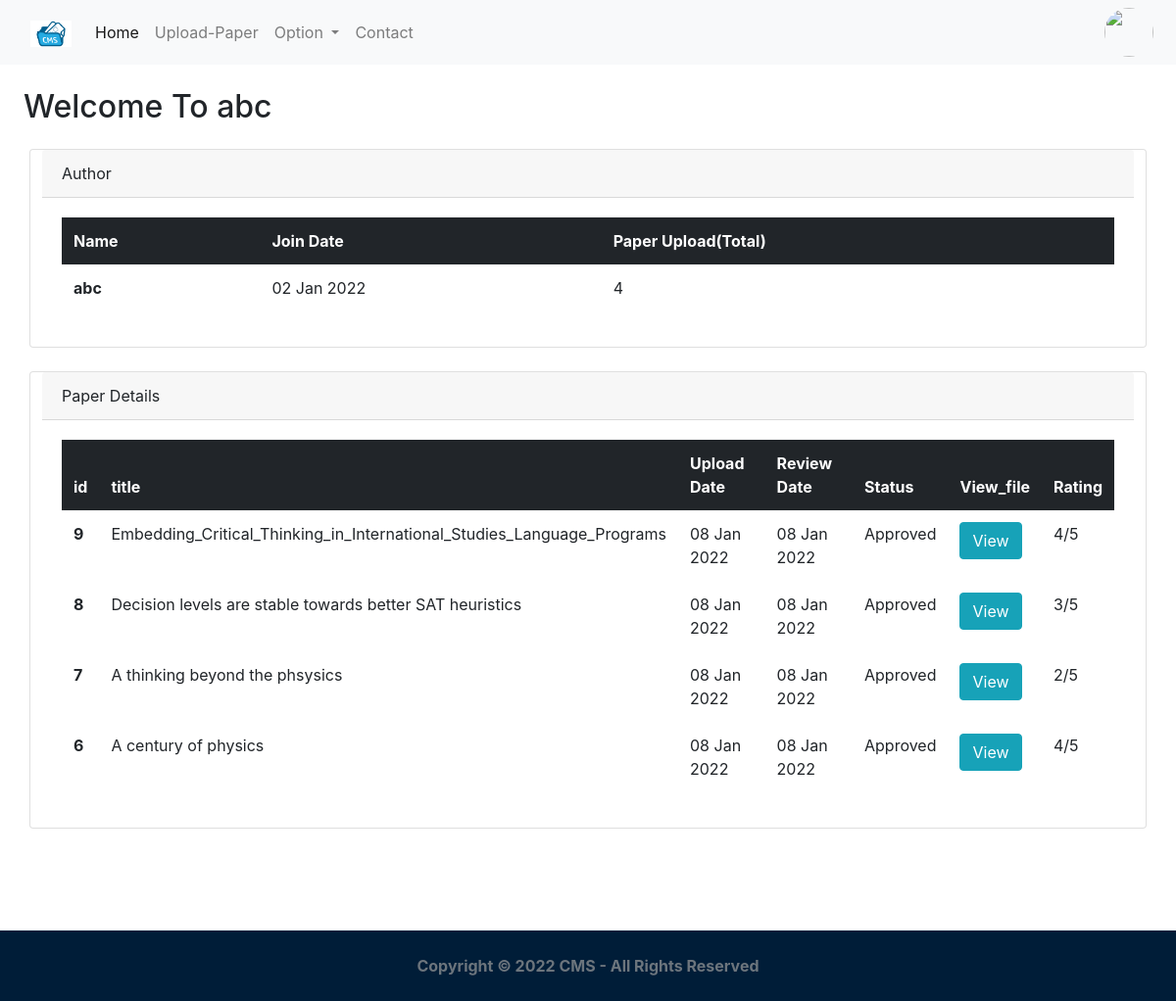
The page /feed/dashboard (signed in) on the database as committed earlier.
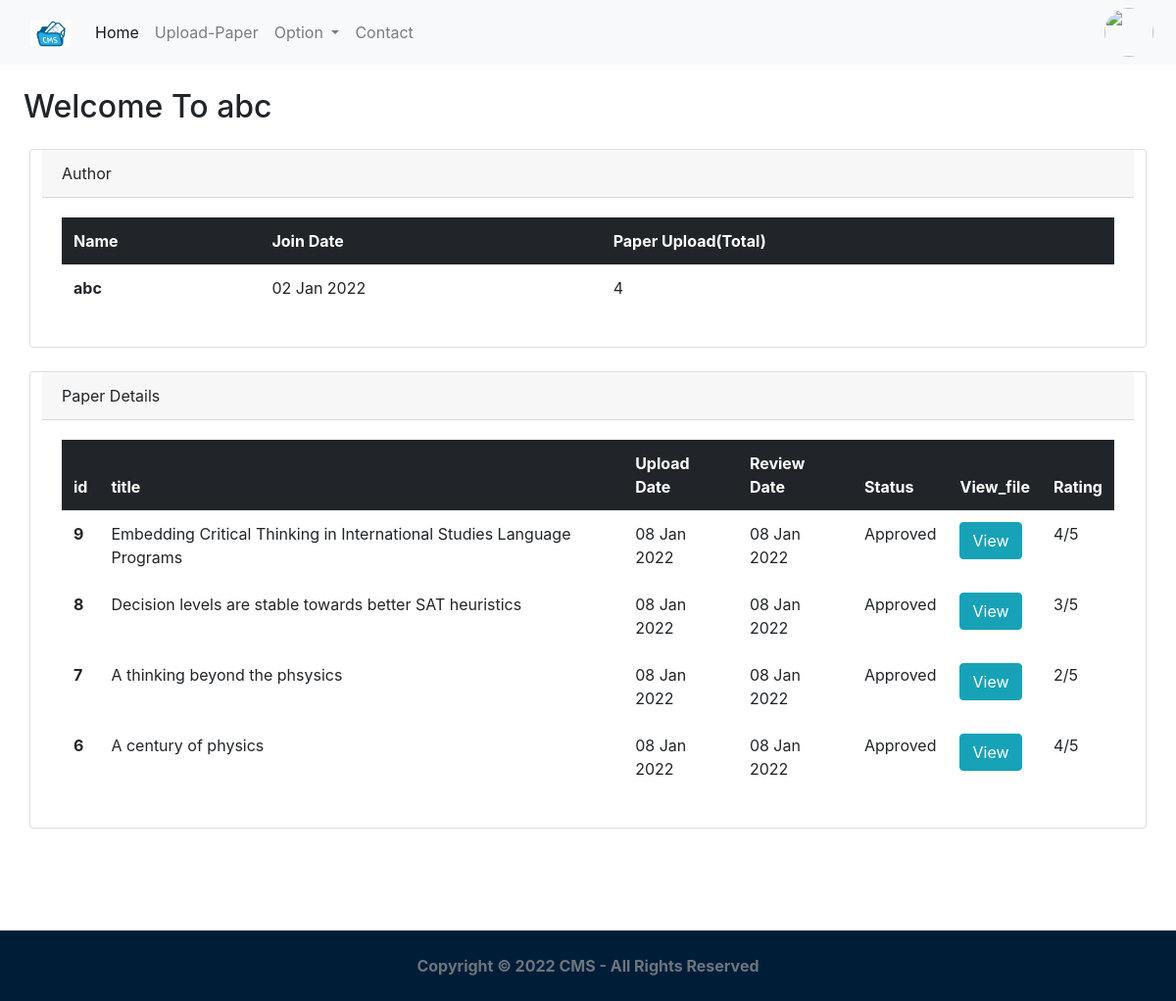
The same page on the database as committed later.
### core/models.py (models this page shows, shortened)
class Paper(models.Model):
	title = models.CharField(max_length=100)
	description = models.CharField(max_length=200)
	status = models.CharField(max_length=30,default='Submitted')
	file = models.FileField(upload_to='author_files/',validators=(validate_is_pdf,)) # taking files from author
	user = models.ForeignKey(User, on_delete=models.CASCADE)
	remarks = models.CharField(max_length=255,default='No-Remark')
	rating = models.IntegerField(default=0)
	created_on = models.DateTimeField(auto_now_add=True)
	review_date = models.DateTimeField(null=True)
	review_by = models.IntegerField(null=True)
	is_review_submit = models.BooleanField(default=False)
	class Meta:
		ordering = ['-created_on']

### core/views.py (the view)
# urls.py: path('feed/dashboard',login_required(Userhomepage.as_view()),name='home_view'),
class Userhomepage(View):
	template_name='core/feed.html'
	template_name1='core/reviewer.html'
	def get(self,request):
		if Reviewer.objects.filter(user=request.user).exists():
			obj=PaperAssign.objects.filter(review=request.user.reviewer.id)
			pp=obj.exists()
			if pp:
				obj=PaperAssign.objects.filter(review=request.user.reviewer.id)
				result=PaperAssign.objects.filter(Q(review=request.user.reviewer.id) & Q(is_review=False)).values_list('is_review',flat=True).aggregate(total=Count('is_review'))
				obj1=request.user.reviewer.assigned_paper.select_related('assign_paper').annotate(paper=F('assign_paper')).values_list('paper',flat=True)
				context={'mylist': zip(obj, obj1),'result':result}
				return render(request,self.template_name1,context)
			messages.error(request,"No Any Paper Assigned !",extra_tags="error")
			return render(request,self.template_name1)
		else:
			p=Paper.objects.filter(user=request.user).exists()
			if p:
				obj=Paper.objects.filter(user=request.user).all()
				obj1=Paper.objects.filter(user=request.user).aggregate(total_paper=Count('user'))
				context={'obj':obj,'obj1':obj1}
				return render(request,self.template_name,context)
			messages.error(request,"No Any Document Uploaded !",extra_tags="error")
			return render(request,self.template_name)

### core/templates/core/feed.html (shortened to what this page needs)
{% extends 'core/base.html' %}
{% load static %}
{% block content %}
<h2 class="m-4">Welcome To {{request.user.full_name}}</h2>
<div class="container">
    <div class="row my-4">
        <div class="card">
          <div class="card-header">
            Author
          </div>
          <div class="card-body">
            <table class="table  table-borderless">
              <thead class="table-dark">
                <tr>
                  <th scope="col">Name</th>
                  <th scope="col">Join Date</th>
                  <th scope="col">Paper Upload(Total)</th>
                </tr>
              </thead>
              <tbody>
                <tr>
                  <th scope="row">{{request.user.full_name}}</th>
                  <td>{{request.user.created_on|date:"d M Y"}}</td>
                  <td>{{obj1.total_paper}}</td>
                </tr>
                </tbody>
            </table>
          </div>
        </div>
    </div>
    <div class="row my-4">
        <div class="card ">
          <div class="card-header d-flex">
            <span>Paper Details</span>
          </div>
          <div class="card-body ">
            <table class="table table-responsive-sm table-borderless">
              <thead class="table-dark">
                <tr>
                  <th scope="col">id</th>
                  <th scope="col">title</th>
                  <th scope="col">Upload Date</th>
                  <th scope="col">Review Date</th>
                  <th scope="col">Status</th>
                  <th scope="col">View_file</th>
                  <th scope="col">Rating</th>
                </tr>
              </thead>
              <tbody>
                {% for obj in obj %}
                <tr>
                  <th scope="row">{{obj.id}}</th>
                  <td>{{obj.title}}</td>
                  <td>{{obj.created_on | date:"d M Y"}}</td>
                  <td>{{obj.review_date | date:"d M Y"}}</td>
                  <td>{{obj.status}}</td>
                  <td><a href="{{obj.file.url}}"   class="btn btn-info">View</a></td>
                  <td id="rating1">{{obj.rating}}/5</td>
                </tr>
                {% endfor %}
                </tbody>
            </table>
          </div>
        </div>
    </div>
</div>
<div style="height:10vh;">
    </div>
{% endblock %}

Rows that differ between the two databases and show on the page:
changed Paper id 9: title "Embedding_Critical_Thinking_in_International_Studies_Language_Programs" → "Embedding Critical Thinking in International Studies Language Programs"
